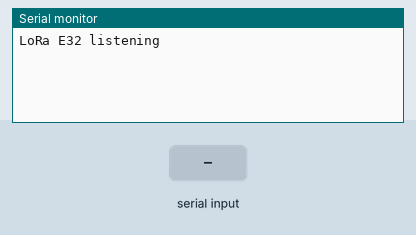
Bench run of a sketch on a simulated Arduino Uno, built with avr-gcc and run on an emulated ATmega328P. Shown: the last lines printed to the serial monitor. Inputs (shaded band) come from the test bench.

Above: at 1.2 s.
1.3 s: "1" received over the second serial link
At 1.8 s:
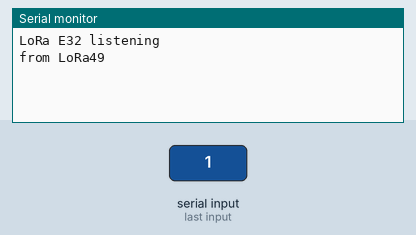
2.8 s: "0" received over the second serial link
At 4.0 s:
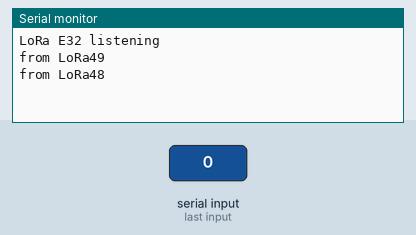
4.3 s: "2" received over the second serial link
At 5.3 s:
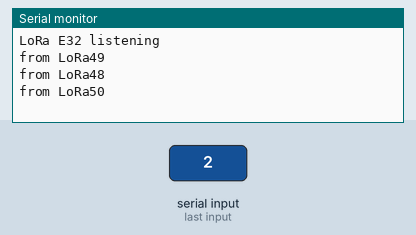

Measured:
- after the input at 1.3 s, the serial monitor: prints a new line at once (image 1)
- after the input at 2.8 s, the serial monitor: prints a new line at once (image 2)
- after the input at 4.3 s, the serial monitor: prints a new line at once (image 3)

The sketch:

lora-receiver-esp8266MCU.ino
```cpp
#include <SoftwareSerial.h>
SoftwareSerial loRaSerial(4, 0); // LoraModule-TxD Pin => 4 Pin(ESP8268-RxD) | LoraModule-RxD Pin => 0 Pin(ESP8268-TxD)

// M0 and M1 pins connect to GND for Normal Mode
// Also Wakeup, Sleep and PowerSaving Modes adjust with M0 and M1

void setup() {
  Serial.begin(9600);
  loRaSerial.begin(9600);

  Serial.println("LoRa E32 listening");
}

void loop() {
  while (loRaSerial.available()) {
    int receivedData = loRaSerial.read();
    Serial.print("from LoRa");
    Serial.println(receivedData);
  }
}
```
